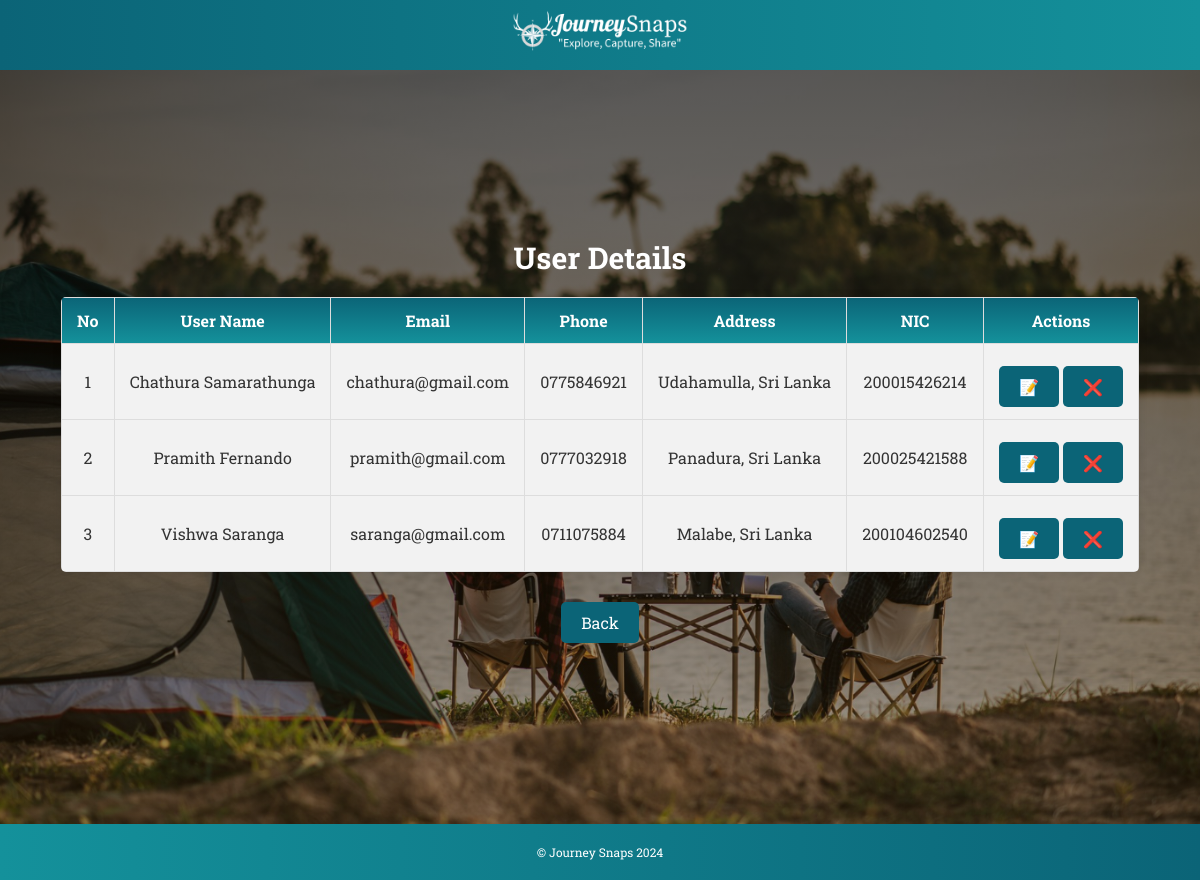
/Admin/user.php, run on the app's committed database.
### tables this page shows
CREATE TABLE `users` (
  `userName` varchar(30) NOT NULL,
  `email` varchar(30) NOT NULL,
  `pNumber` varchar(10) NOT NULL,
  `address` varchar(100) NOT NULL,
  `nic` varchar(12) NOT NULL,
  `password` varchar(30) NOT NULL,
  `DPpath` varchar(100) NOT NULL
);

### Admin/user.php (the view, shortened to what this page needs)
<!DOCTYPE html>
<html lang="en">
<head>
    <link rel="stylesheet" href="Styles/admin.css">
</head>
<body>
    <nav>
        <a href="../index.php">
            <img src="../Images/Logo White.png" alt="Logo">
        </a>
    </nav>
    <main>
        <section class="adminPage">
            <div >
                <h2>User Details</h2>
                <table class="table">
                    <thead>
                        <tr>
                            <th class="text-center">No</th>
                            <th class="text-center">User Name</th>
                            <th class="text-center">Email</th>
                            <th class="text-center">Phone</th>
                            <th class="text-center">Address</th>
                            <th class="text-center">NIC</th>
                            <th class="text-center">Actions</th>
                        </tr>
                    </thead>
                    <?php
                        include_once "Model/connection.php";
                        $sql="SELECT * FROM users";
                        $result=$conn-> query($sql);
                        $count=1;
                        if ($result-> num_rows > 0){
                            while ($row=$result-> fetch_assoc()) {
                                ?>
                                    <tr>
                                        <td><?=$count?></td>
                                        <td><?=$row["userName"]?></td>
                                        <td><?=$row["email"]?></td>
                                        <td><?=$row["pNumber"]?></td>
                                        <td><?=$row["address"]?></td>
                                        <td><?=$row["nic"]?></td>
                                        <td>
                                            <button onclick="location.href='editUser.php?email=<?=$row['email']?>'">📝</button>
                                            <button onclick="deleteUser('<?=$row['email']?>')">❌</button>
                                        </td>
                                    </tr>
                                <?php
                                $count=$count+1;
                            }
                        }
                    ?>
                </table>
            </div>
            <div>
                <button onclick="location.href='adminPage.php'">Back</button>
            </div>
        </section>
    </main>
    <footer>
        <p>&copy; Journey Snaps 2024</p>
    </footer>
</body>
</html>

### Admin/Styles/admin.css (style rules this page uses)
body { background-image: linear-gradient(rgba(0, 0, 0, 0.671), rgba(63, 34, 4, 0.377)), url('../../Images/About.jpg'); background-size: cover; background-repeat: no-repeat; background-position: center; height: auto; margin: 0; padding: 0; }
* { margin: 0; padding: 0; list-style: none; text-decoration: none; box-sizing: border-box; font-family: "Roboto Slab", system-ui; }
nav { height: 70px; background: linear-gradient(to right, #0B6477, #14919B); position: fixed; top: 0; width: 100%; z-index: 1000; display: flex; justify-content: center; align-items: center; padding: 0 20px; }
nav img { width: 200px; cursor: pointer; transition: transform 0.15s ease-in-out; }
.adminPage { margin-top: 40px; margin-bottom: 40px; display: flex; flex-direction: column; justify-content: center; align-items: center; padding: 50px; min-height: 100vh; text-align: center; color: #ddd; }
.adminPage h2 { font-size: 2.5em; margin-bottom: 15px; color: white; }
.adminPage button { padding: 10px 20px; font-size: 1em; background-color: #0B6477; color: white; border: none; cursor: pointer; border-radius: 5px; margin-top: 10px; }
footer { background: linear-gradient(to left, #0B6477, #14919B); font-size: 12px; color: #fff; text-align: center; padding: 20px; position: fixed; bottom: 0; width: 100%; }
.table { width: 100%; border-collapse: collapse; font-family: Arial, sans-serif; margin: 20px 0; box-shadow: 0 0 10px rgba(0, 0, 0, 0.1); }
.table thead { background: linear-gradient(#0B6477, #14919B); color: #fff; }
.table th, .table td { padding: 12px 15px; text-align: center; border: 1px solid #ddd; }
.table tbody tr { background-color: #f2f2f2; }
.table th { font-weight: bold; }
.table td { color: #333; }
.table th, .table td { text-align: center; }
.table { border-radius: 5px; overflow: hidden; }
.adminPage h2 { text-align: center; margin-bottom: 20px; color: #ffffff; font-size: 30px; }

### data on the page
users: userName "Chathura Samarathunga", email "chathura@gmail.com", pNumber "0775846921", address "Udahamulla, Sri Lanka", nic "200015426214"
users: userName "Pramith Fernando", email "pramith@gmail.com", pNumber "0777032918", address "Panadura, Sri Lanka", nic "200025421588"
users: userName "Vishwa Saranga", email "saranga@gmail.com", pNumber "0711075884", address "Malabe, Sri Lanka", nic "200104602540"
